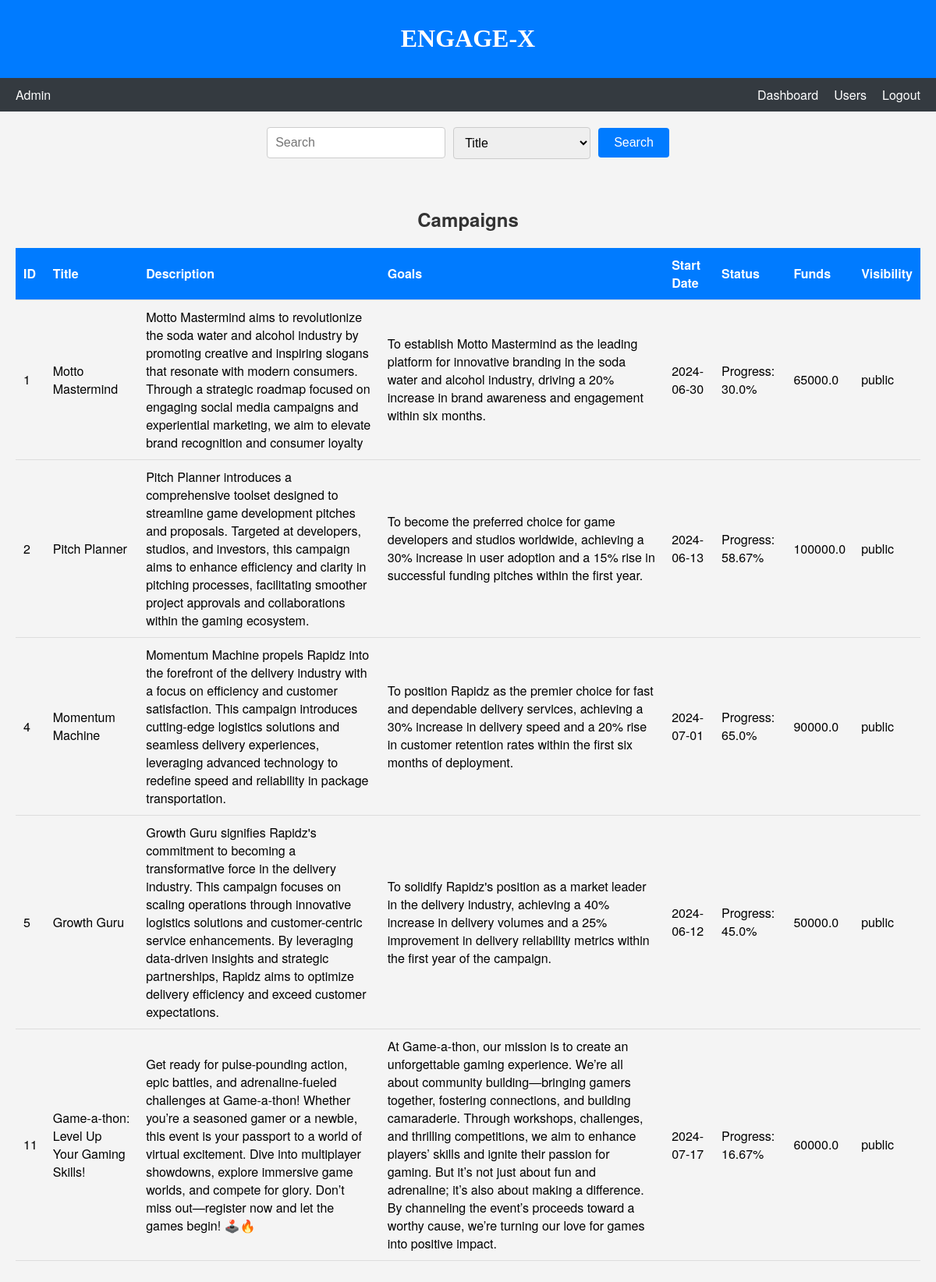
Screenshot of /show_campaigns/active with the database file from the repository.
### models.py (models this page shows)
class Campaign(db.Model):
    __tablename__ = "campaign"
    id = db.Column(db.Integer, primary_key=True, autoincrement=True)
    sponsor_id = db.Column(db.Integer, db.ForeignKey("user.id"), nullable=False)
    title = db.Column(db.String, nullable=False)
    description = db.Column(db.String, nullable=False)
    goals = db.Column(db.Text, nullable=False)
    start_date = db.Column(db.String, nullable=False)
    days = db.Column(db.Integer, nullable=False)
    funds = db.Column(db.Float, nullable=False)
    visibility = db.Column(db.String, nullable=False)  # public or private
    sponsor = db.relationship('User', back_populates='campaigns')
    ad_requests = db.relationship('AdRequest', back_populates='campaign')
    def get_end_date(self):
        start_date_obj = datetime.strptime(self.start_date, "%Y-%m-%d")
        end_date_obj = start_date_obj + timedelta(days=self.days)
        return end_date_obj.strftime("%Y-%m-%d")
    def get_progress(self):
        start_date_obj = datetime.strptime(self.start_date, "%Y-%m-%d")
        today = datetime.today()
        elapsed_days = (today - start_date_obj).days
        progress = "{:.2f}".format((elapsed_days / self.days) * 100)  # Format progress to 2 decimal places
        progress = min(max(float(progress), 0), 100)  # Ensure progress is between 0 and 100
        return progress

### app.py (the view)
@app.route('/show_campaigns/<type>')
def show_campaigns(type):
    if type == 'all':
        campaigns = Campaign.query.all()
    elif type == 'active':
        today = datetime.today()
        temp = Campaign.query.all()
        for campaign in temp:
            campaign.end_date = campaign.get_end_date()
            campaign.progress = campaign.get_progress()
        campaigns = [campaign for campaign in temp if datetime.strptime(campaign.start_date, "%Y-%m-%d")
                     <= today <= datetime.strptime(campaign.end_date, "%Y-%m-%d")]
    elif type == 'public':
        campaigns = Campaign.query.filter(Campaign.visibility == 'public').all()
    elif type == 'private':
        campaigns = Campaign.query.filter(Campaign.visibility == 'private').all()
    for campaign in campaigns:
        campaign.end_date = campaign.get_end_date()
        campaign.progress = campaign.get_progress()
    today_date = datetime.today().strftime("%Y-%m-%d")
    return rt('campaigns.html', campaigns=campaigns, today_date = today_date)

### templates/campaigns.html (shortened to what this page needs)
<!DOCTYPE html>
<html lang="en">
<head>
    <link rel="stylesheet" href="/static/css/admin_dashboard.css">
</head>
<body>
    <header>
        <h1>ENGAGE-X</h1>
    </header>
    <nav class="navbar">
        <div class="navbar-left">
            <span>Admin</span>
        </div>
        <div class="navbar-right">
            <a href="{{ url_for('admin_dashboard') }}">Dashboard</a>
            <a href="{{ url_for('show_users', type='all') }}">Users</a>
            <a href="{{ url_for('logout') }}">Logout</a>
        </div>
    </nav>
    <div id="search-bar" class="search-bar">
        <form action="{{ url_for('search_admin') }}" method="POST">
            <input type="text" name="search-input" placeholder="Search" id="search-input">
            <select name="tag" id="tag">
                <option value="title">Title</option>
            </select>
            <button id="search-button">Search</button>
        </form>
    </div>
    <section id="campaigns-section">
        <h2>{{ type|capitalize }} Campaigns</h2>
        <table>
            <thead>
                <tr>
                    <th>ID</th>
                    <th>Title</th>
                    <th>Description</th>
                    <th>Goals</th>
                    <th>Start Date</th>
                    <th>Status</th>
                    <th>Funds</th>
                    <th>Visibility</th>
                </tr>
            </thead>
            <tbody>
                {% for campaign in campaigns %}
                <tr>
                    <td>{{ campaign.id }}</td>
                    <td>{{ campaign.title }}</td>
                    <td>{{ campaign.description }}</td>
                    <td>{{ campaign.goals }}</td>
                    <td>{{ campaign.start_date }}</td>
                    <td>
                        Progress: {{ campaign.progress }}%
                    </td>
                    <td>{{ campaign.funds }}</td>
                    <td>{{ campaign.visibility }}</td>
                </tr>
                {% endfor %}
            </tbody>
        </table>
    </section>
</body>
</html>

### static/css/admin_dashboard.css (style rules this page uses)
body { font-family: 'Helvetica Neue', sans-serif; margin: 0; padding: 0; background-color: #f4f4f4; }
header { font-family: stylish; background-color: #007bff; color: white; padding: 10px 20px; text-align: center; }
.navbar { display: flex; justify-content: space-between; background-color: #343a40; color: white; padding: 10px 20px; }
.navbar-left { display: flex; align-items: center; }
.navbar-right { display: flex; align-items: center; }
.navbar-right a { color: white; text-decoration: none; margin-left: 20px; }
.search-bar { margin: 20px; display: flex; justify-content: center; align-items: center; }
.search-bar form { display: flex; align-items: center; }
#search-input { padding: 10px; font-size: 16px; border: 1px solid #ccc; border-radius: 4px; margin-right: 10px; }
#tag { padding: 10px; font-size: 16px; border: 1px solid #ccc; border-radius: 4px; margin-right: 10px; }
#search-button { padding: 10px 20px; font-size: 16px; background-color: #007bff; color: white; border: none; border-radius: 4px; cursor: pointer; }
#campaigns-section { padding: 20px; text-align: center; }
#campaigns-section h2 { color: #333; margin-bottom: 20px; }
#campaigns-section table { width: 100%; border-collapse: collapse; margin: 20px 0; }
#campaigns-section th, #campaigns-section td { padding: 10px; text-align: left; border-bottom: 1px solid #ddd; }
#campaigns-section th { background-color: #007bff; color: white; }

### rows the page displays
Campaign: id "1", title "Motto Mastermind", description "Motto Mastermind aims to revolutionize the soda water and alcohol industry by promoting creative and inspiring slogans that resonate with modern consumers. Through a strategic roadmap focused on engaging social media campaigns and experiential marketing, we aim to elevate brand recognition and consumer loyalty", goals "To establish Motto Mastermind as the leading platform for innovative branding in the soda water and alcohol industry, driving a 20% increase in brand awareness and engagement within six months.", start_date "2024-06-30", progress "30.0", funds "65000.0", visibility "public"
Campaign: id "2", title "Pitch Planner", description "Pitch Planner introduces a comprehensive toolset designed to streamline game development pitches and proposals. Targeted at developers, studios, and investors, this campaign aims to enhance efficiency and clarity in pitching processes, facilitating smoother project approvals and collaborations within the gaming ecosystem.", goals "To become the preferred choice for game developers and studios worldwide, achieving a 30% increase in user adoption and a 15% rise in successful funding pitches within the first year.", start_date "2024-06-13", progress "58.67", funds "100000.0", visibility "public"
Campaign: id "4", title "Momentum Machine", description "Momentum Machine propels Rapidz into the forefront of the delivery industry with a focus on efficiency and customer satisfaction. This campaign introduces cutting-edge logistics solutions and seamless delivery experiences, leveraging advanced technology to redefine speed and reliability in package transportation.", goals "To position Rapidz as the premier choice for fast and dependable delivery services, achieving a 30% increase in delivery speed and a 20% rise in customer retention rates within the first six months of deployment.", start_date "2024-07-01", progress "65.0", funds "90000.0", visibility "public"
Campaign: id "5", title "Growth Guru", description "Growth Guru signifies Rapidz's commitment to becoming a transformative force in the delivery industry. This campaign focuses on scaling operations through innovative logistics solutions and customer-centric service enhancements. By leveraging data-driven insights and strategic partnerships, Rapidz aims to optimize delivery efficiency and exceed customer expectations.", goals "To solidify Rapidz's position as a market leader in the delivery industry, achieving a 40% increase in delivery volumes and a 25% improvement in delivery reliability metrics within the first year of the campaign.", start_date "2024-06-12", progress "45.0", funds "50000.0", visibility "public"
Campaign: id "11", title "Game-a-thon: Level Up Your Gaming Skills!", description "Get ready for pulse-pounding action, epic battles, and adrenaline-fueled challenges at Game-a-thon! Whether you’re a seasoned gamer or a newbie, this event is your passport to a world of virtual excitement. Dive into multiplayer showdowns, explore immersive game worlds, and compete for glory. Don’t miss out—register now and let the games begin! 🕹️🔥", goals "At Game-a-thon, our mission is to create an unforgettable gaming experience. We’re all about community building—bringing gamers together, fostering connections, and building camaraderie. Through workshops, challenges, and thrilling competitions, we aim to enhance players’ skills and ignite their passion for gaming. But it’s not just about fun and adrenaline; it’s also about making a difference. By channeling the event’s proceeds toward a worthy cause, we’re turning our love for games into positive impact.", start_date "2024-07-17", progress "16.67", funds "60000.0", visibility "public"
